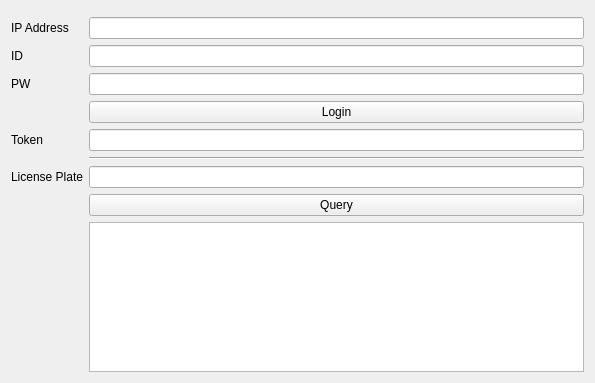
<?xml version="1.0" encoding="UTF-8"?>
<ui version="4.0">
 <class>qt_clientClass</class>
 <widget class="QMainWindow" name="qt_clientClass">
  <property name="geometry">
   <rect>
    <x>0</x>
    <y>0</y>
    <width>595</width>
    <height>383</height>
   </rect>
  </property>
  <property name="windowTitle">
   <string>Qt Client Demo for Comm</string>
  </property>
  <widget class="QWidget" name="centralWidget">
   <layout class="QFormLayout" name="formLayout_2">
    <item row="0" column="0">
     <layout class="QFormLayout" name="formLayout"/>
    </item>
    <item row="2" column="0">
     <widget class="QLabel" name="label_id">
      <property name="text">
       <string>ID</string>
      </property>
     </widget>
    </item>
    <item row="2" column="1">
     <widget class="QLineEdit" name="lineedit_id"/>
    </item>
    <item row="3" column="0">
     <widget class="QLabel" name="label_pw">
      <property name="text">
       <string>PW</string>
      </property>
     </widget>
    </item>
    <item row="3" column="1">
     <widget class="QLineEdit" name="lineedit_pw"/>
    </item>
    <item row="4" column="1">
     <widget class="QPushButton" name="push_login">
      <property name="text">
       <string>Login</string>
      </property>
     </widget>
    </item>
    <item row="5" column="0">
     <widget class="QLabel" name="label_token">
      <property name="text">
       <string>Token</string>
      </property>
     </widget>
    </item>
    <item row="5" column="1">
     <widget class="QLineEdit" name="lineedit_token">
      <property name="readOnly">
       <bool>true</bool>
      </property>
     </widget>
    </item>
    <item row="6" column="1">
     <widget class="Line" name="line">
      <property name="orientation">
       <enum>Qt::Horizontal</enum>
      </property>
     </widget>
    </item>
    <item row="8" column="0">
     <widget class="QLabel" name="label_plate">
      <property name="text">
       <string>License Plate</string>
      </property>
     </widget>
    </item>
    <item row="8" column="1">
     <widget class="QLineEdit" name="lineedit_plate"/>
    </item>
    <item row="9" column="1">
     <widget class="QPushButton" name="push_query">
      <property name="text">
       <string>Query</string>
      </property>
     </widget>
    </item>
    <item row="10" column="1">
     <widget class="QPlainTextEdit" name="textedit_response"/>
    </item>
    <item row="1" column="0">
     <widget class="QLabel" name="label_ip">
      <property name="text">
       <string>IP Address</string>
      </property>
     </widget>
    </item>
    <item row="1" column="1">
     <widget class="QLineEdit" name="lineedit_ip"/>
    </item>
   </layout>
  </widget>
 </widget>
 <layoutdefault spacing="6" margin="11"/>
 <resources>
  <include location="qt_client.qrc"/>
 </resources>
 <connections/>
</ui>
